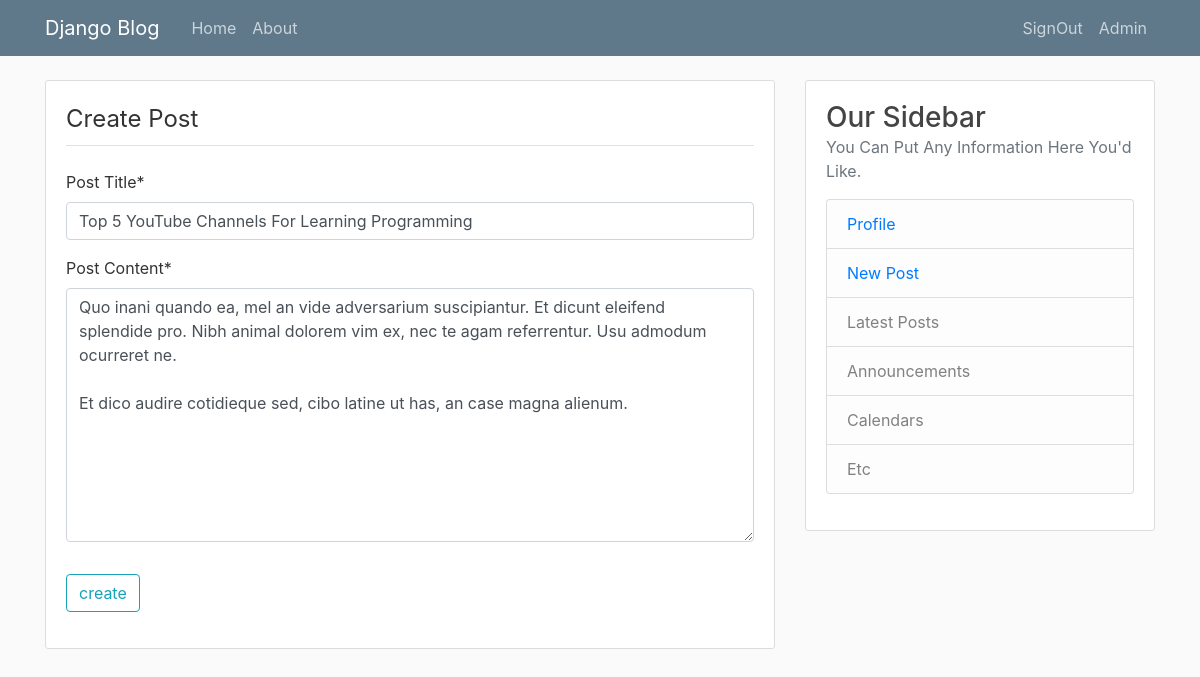
Screenshot of /posts/Top 5 YouTube Channels For Learning Programming/update/ (signed in) with the database file from the repository.
### a_blog/models.py (models this page shows, shortened)
class Post(models.Model):
  post_title = models.CharField(max_length=150)
  post_publish_date = models.DateTimeField(default=timezone.now)
  post_content = models.TextField()
  post_author = models.ForeignKey(User, on_delete=models.CASCADE)

### a_blog/views.py (the view, shortened to what this page needs)
# urls.py: path('posts/<slug>/update/',PostUpdateView.as_view(),name="post-updater"),
class PostUpdateView(LoginRequiredMixin,UserPassesTestMixin,UpdateView):
    model = Post
    fields = ["post_title","post_content"]
    context_object_name = 'post'
    slug_field = 'post_title'
    def test_func(self):
      post = self.get_object()
      if self.request.user == post.post_author:
        return True
      else:
        return False

### a_blog/templates/a_blog/post_form.html (shortened to what this page needs)
{% extends 'layout.html' %}
{% load crispy_forms_tags %}
{% block content %}
    <div class="content-section">
        <form method="POST">
            <fieldset class="form-group">
                <legend class="border-bottom pb-2 mb-4">create post</legend>
                {{ form|crispy}}
            </fieldset>
            <div class="form-group">
                <button class="btn btn-outline-info" type="submit">create</button>
            </div>
        </form>
    </div>
{% endblock content %}

### a_blog/static/a_blog/main.css (style rules this page uses)
body { text-transform: capitalize !important; background: #fafafa; color: #333333; margin-top: 5rem; }
.content-section { background: #ffffff; padding: 20px; border: 1px solid #dddddd; border-radius: 3px; margin-bottom: 20px; }

### rows the page displays
Post: post_title "Top 5 YouTube Channels For Learning Programming", post_content "Quo inani quando ea, mel an vide adversarium suscipiantur. Et dicunt eleifend splendide pro. Nibh animal dolorem vim ex, nec te agam referrentur. Usu admodum ocurreret ne. Et dico audire cotidieque sed, cibo latine ut has, an case magna alienum."
